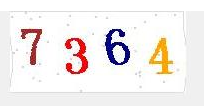
#> input picture 破解验证码/123.png, 204 x 106 px, found by its file name
$ python poyan.py
#> lines starting #> are read from the running program, lines starting #| are printed output that depends on the picture; after the words box and inside, x2 and y2 are one past the last pixel; in counts of white or black regions, pixels touching at a corner belong together
# [7 lines of commented-out code are left out]
from PIL import Image
from PIL import ImageEnhance
from PIL import ImageFilter
import sys
from pytesseract import *
# 二值化
threshold = 140
table = []
for i in range(256):
    if i < threshold:
        table.append(1)
    else:
        table.append(0)

#由于都是数字
#对于识别成字母的 采用该表进行修正
rep = {'O': '0', 'I': '1', 'L': '1', 'Z': '2', 'S': '8'}


def getverify1(name):
    #打开图片
#> called with name = './破解验证码/123.png'
    im = Image.open(name)
#> im is the input picture: PIL image 204x106 RGB; mean R, G, B 241.9, 236.6, 235.3
    #转化到灰度图
    imgry = im.convert('L')
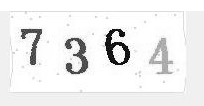
#> imgry: PIL image 204x106 L; min 5, max 255, mean 238
    #保存图像
    imgry.save('g' + name)
    #二值化，采用阈值分割法，threshold为分割点
    out = imgry.point(table, '1')
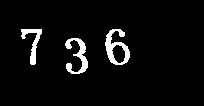
#> out: PIL image 204x106 1; 4.7% white; 3 white regions, box (x1, y1, x2, y2) and area: (105, 29, 130, 65) 402, (65, 38, 88, 74) 350, (21, 29, 42, 65) 264
    out.save('b' + name)
    #识别
#> (the run stopped early here; a loop or call above may not have finished)
